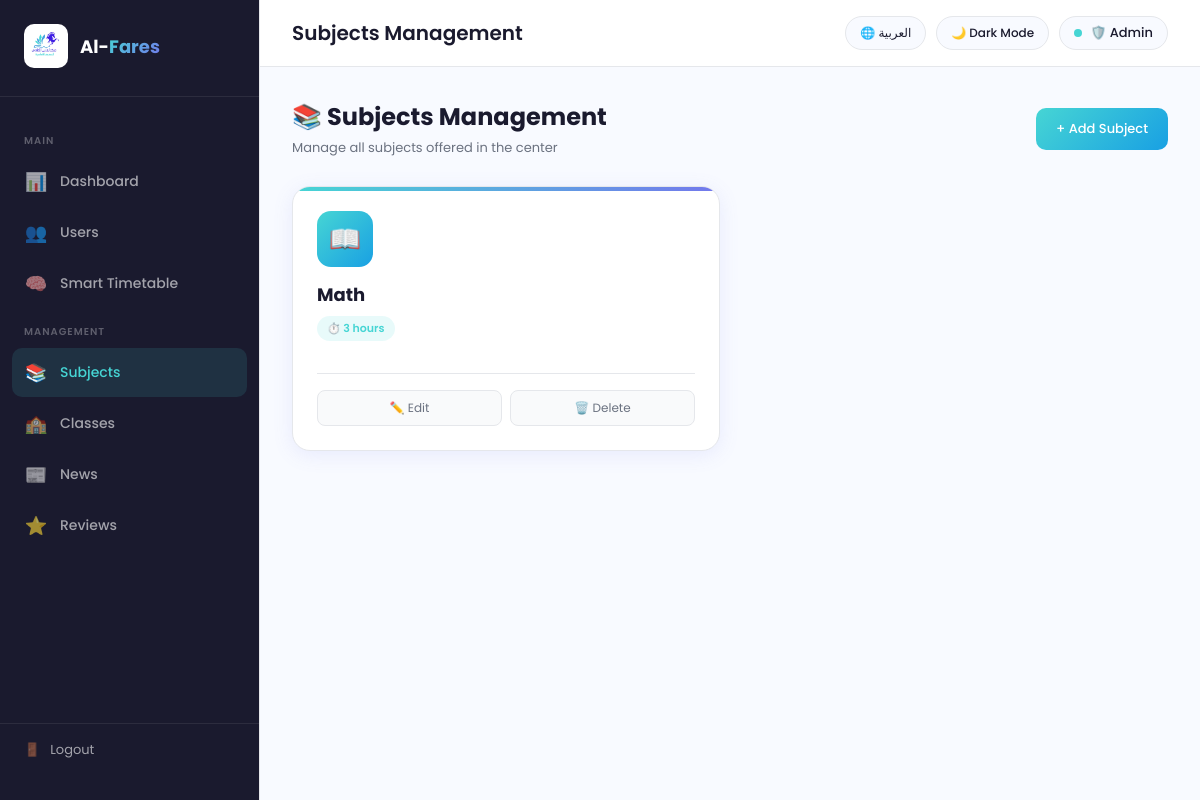
Before: /admin/subjects (signed in) with the older database file.
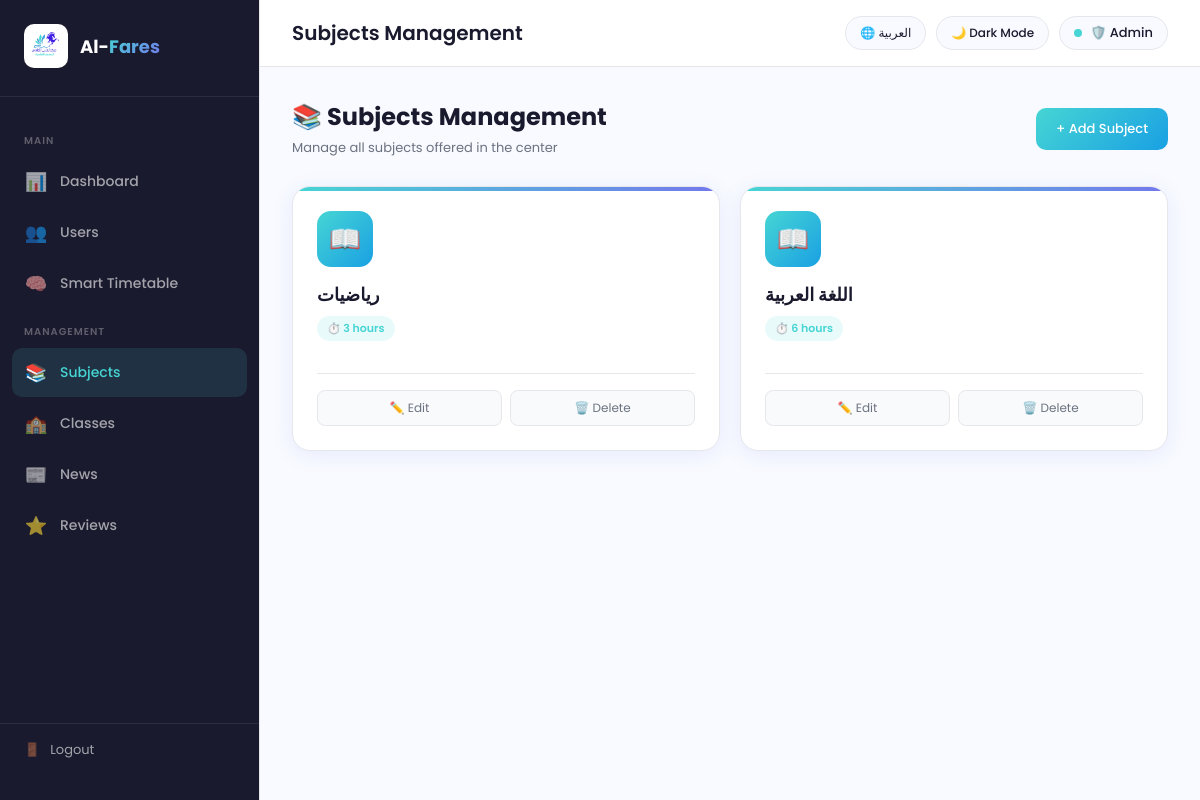
After: the same page with the newer database file.
### tables this page shows
CREATE TABLE Subjects (
            Subject_ID INTEGER PRIMARY KEY AUTOINCREMENT,
            Subject_Name TEXT NOT NULL,
            Credit_Hours INTEGER
        );

### app.py (the view)
@app.route('/admin/subjects')
def subjects():
    if session.get('role') != 'Admin':
        return redirect('/login')
    conn = get_db()
    subjects = conn.execute('SELECT * FROM Subjects').fetchall()
    conn.close()
    return render_template('subjects.html', subjects=subjects)

### database.py (called while the page is built)
def get_db():
    conn = sqlite3.connect('alfares.db')
    conn.row_factory = sqlite3.Row
    return conn

### templates/subjects.html (shortened to what this page needs)
<!DOCTYPE html>
<html lang="en" dir="ltr" data-theme="light">
<head>
</head>
<body>
  <aside class="sidebar">
    <div class="sidebar-logo">
      <img src="/static/logo.png" alt="logo">
      <h2>Al-<span>Fares</span></h2>
    </div>
    <nav class="sidebar-menu">
      <div class="menu-label" data-ar="الرئيسية" data-en="Main">Main</div>
      <a class="menu-item" href="/admin">
        <span class="icon">📊</span> <span data-ar="لوحة التحكم" data-en="Dashboard">Dashboard</span>
      </a>
      <a class="menu-item" href="/admin">
        <span class="icon">👥</span> <span data-ar="المستخدمون" data-en="Users">Users</span>
      </a>
      <a class="menu-item" href="/admin/timetable">
  <span class="icon">🧠</span> <span data-ar="الجدول الذكي" data-en="Smart Timetable">Smart Timetable</span>
</a>
      <div class="menu-label" data-ar="الإدارة" data-en="Management">Management</div>
      <a class="menu-item active" href="/admin/subjects">
        <span class="icon">📚</span> <span data-ar="المواد" data-en="Subjects">Subjects</span>
      </a>
      <a class="menu-item" href="/admin/classes">
        <span class="icon">🏫</span> <span data-ar="الصفوف" data-en="Classes">Classes</span>
      </a>
      <a class="menu-item" href="/admin/news">
  <span class="icon">📰</span> <span data-ar="الأخبار" data-en="News">News</span>
</a>
<a class="menu-item" href="/admin/reviews">
  <span class="icon">⭐</span> <span data-ar="الآراء" data-en="Reviews">Reviews</span>
</a>
    </nav>
    <div class="sidebar-footer">
      <a href="/logout" class="logout-btn">
        <span>🚪</span> <span data-ar="تسجيل الخروج" data-en="Logout">Logout</span>
      </a>
    </div>
  </aside>
  <div class="main">
    <div class="topbar">
      <h1 id="page-title">Subjects Management</h1>
      <div class="topbar-right">
        <button class="top-btn" onclick="toggleLang()" id="lang-btn">🌐 العربية</button>
        <button class="top-btn" onclick="toggleTheme()" id="theme-btn">🌙 Dark Mode</button>
        <div class="admin-badge">
          <div class="badge-dot"></div>
          🛡️ {{ session.full_name }}
        </div>
      </div>
    </div>
    <div class="content">
      <div class="page-header">
        <div>
          <h2 data-ar="📚 إدارة المواد" data-en="📚 Subjects Management">📚 Subjects Management</h2>
          <p data-ar="إدارة جميع المواد الدراسية في المركز" data-en="Manage all subjects offered in the center">Manage all subjects offered in the center</p>
        </div>
        <button class="add-btn" onclick="openAddModal()" data-ar="+ إضافة مادة" data-en="+ Add Subject">+ Add Subject</button>
      </div>
      <div class="subjects-grid">
        {% for s in subjects %}
        <div class="subject-card">
          <div class="subject-icon">📖</div>
          <h3>{{ s.Subject_Name }}</h3>
          <div class="hours">⏱️ {{ s.Credit_Hours }} <span data-ar="ساعات" data-en="hours">hours</span></div>
          <div class="subject-actions">
            <button class="action-btn" onclick="openEditModal({{ s.Subject_ID }}, '{{ s.Subject_Name }}', {{ s.Credit_Hours }})">✏️ Edit</button>
            <a class="action-btn del" href="/admin/delete-subject/{{ s.Subject_ID }}" onclick="return confirm('Are you sure?')">🗑️ Delete</a>
          </div>
        </div>
        {% else %}
        <div class="empty-state">
          <div class="icon">📚</div>
          <p data-ar="لا توجد مواد بعد. اضغط على + لإضافة مادة جديدة" data-en="No subjects yet. Click + to add a new subject">No subjects yet. Click + to add a new subject</p>
        </div>
        {% endfor %}
      </div>
    </div>
  </div>
</body>
</html>

Changed rows visible on the page:
changed Subjects: Subject_Name "Math" → "رياضيات"
added Subjects: Subject_Name "اللغة العربية", Credit_Hours "6"
